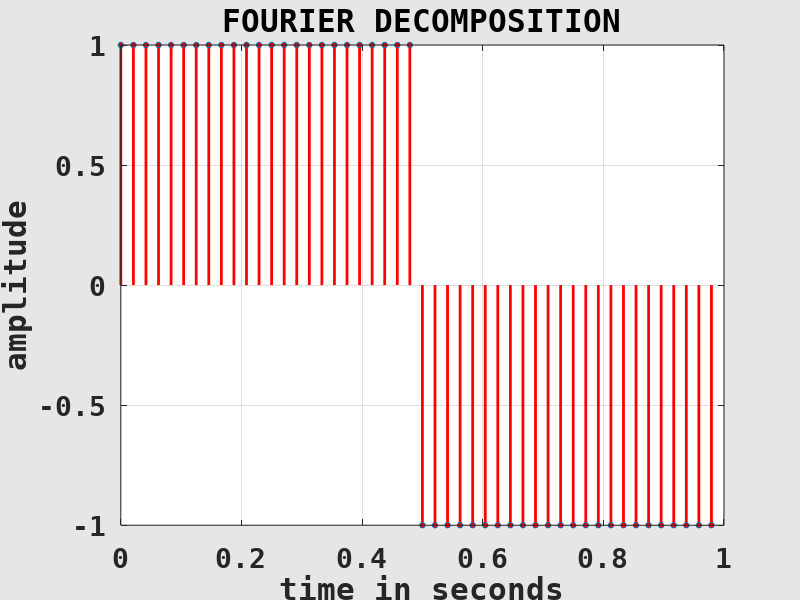
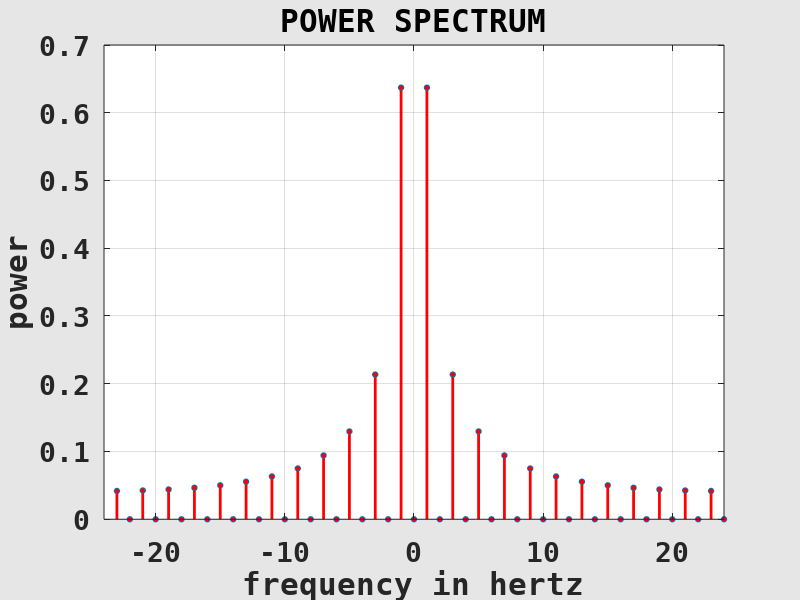

Reproduce these figures in MATLAB, in order.
clearvars( '-except', '-regexp', '^fig\d*$' );

	% -----------------------------------------------------------------------
	% a discrete test signal (square wave with frequency f and length L)
	% -----------------------------------------------------------------------
f = 1;
L = 1;

fS = 48; % sampling rate, EXERCISE!
N = floor( L * fS );

ti = (0:N-1) / fS; % quantized time values
xi = 2*(2*floor( f * ti ) - floor( 2*f * ti ) + 1) - 1; % quantized square wave

	% -----------------------------------------------------------------------
	% Fourier transform the test signal
	% -----------------------------------------------------------------------
fNy = fS / 2; % Nyquist frequency

Xk = fft( xi ) / N; % complex Fourier coefficients

fk = (0:N-1) / N * fS; % frequency values
fk(fk > fNy) = fk(fk > fNy) - fS; % imply negative frequencies

	% -----------------------------------------------------------------------
	% plot Fourier decomposition
	% THIS PART IS NOT IMPORTANT FOR FOLLOWING THE LECTURE!
	% -----------------------------------------------------------------------
if exist( 'fig1', 'var' ) ~= 1 || ~ishandle( fig1 ) % prepare figure window
	fig1 = figure( ...
		'Color', [0.9, 0.9, 0.9], 'InvertHardcopy', 'off', ...
		'PaperPosition', [0, 0, 8, 6], ...
		'defaultAxesFontName', 'DejaVu Sans Mono', 'defaultAxesFontSize', 20, 'defaultAxesFontWeight', 'bold', ...
		'defaultAxesNextPlot', 'add', ...
		'defaultAxesBox', 'on', 'defaultAxesLayer', 'top', ...
		'defaultAxesXGrid', 'on', 'defaultAxesYGrid', 'on' );
end

figure( fig1 ); % set and clear current figure
clf( fig1 );

set( fig1, 'Name', 'FOURIER DECOMPOSITION' ); % set labels
title( get( fig1, 'Name' ) );

xlabel( 'time in seconds' );
ylabel( 'amplitude' );

xlim( [0, L] ); % set axes

stem( ti, xi, ... % plot discrete signal
	'Color', 'red', 'LineWidth', 2, 'MarkerSize', 4, 'MarkerFaceColor', 'red', ...
	'ShowBaseLine', 'off' );

	% -----------------------------------------------------------------------
	% plot power spectrum
	% THIS PART IS NOT IMPORTANT FOR FOLLOWING THE LECTURE!
	% -----------------------------------------------------------------------
if exist( 'fig2', 'var' ) ~= 1 || ~ishandle( fig2 ) % prepare figure window
	fig2 = figure( ...
		'Color', [0.9, 0.9, 0.9], 'InvertHardcopy', 'off', ...
		'PaperPosition', [0, 0, 8, 6], ...
		'defaultAxesFontName', 'DejaVu Sans Mono', 'defaultAxesFontSize', 20, 'defaultAxesFontWeight', 'bold', ...
		'defaultAxesNextPlot', 'add', ...
		'defaultAxesBox', 'on', 'defaultAxesLayer', 'top', ...
		'defaultAxesXGrid', 'on', 'defaultAxesYGrid', 'on' );
end

figure( fig2 ); % set and clear current figure
clf( fig2 );

set( fig2, 'Name', 'POWER SPECTRUM' ); % set labels
title( get( fig2, 'Name' ) );

xlabel( 'frequency in hertz' );
ylabel( 'power' );

xlim( [-fNy, fNy] );

stem( fk, abs( Xk ), ... % plot discrete spectrum
	'Color', 'red', 'LineWidth', 2, 'MarkerSize', 4, 'MarkerFaceColor', 'red', ...
	'ShowBaseLine', 'off' );

	% DEBUG
pow1 = mean( xi .* xi )
pow2 = sum( abs( Xk ) )

	% -----------------------------------------------------------------------
	% write plot images
	% THIS PART IS NOT IMPORTANT FOR FOLLOWING THE LECTURE!
	% -----------------------------------------------------------------------
print( fig1, 'fdomain_decomp', '-depsc2' );
print( fig2, 'fdomain_powspec', '-depsc2' );
